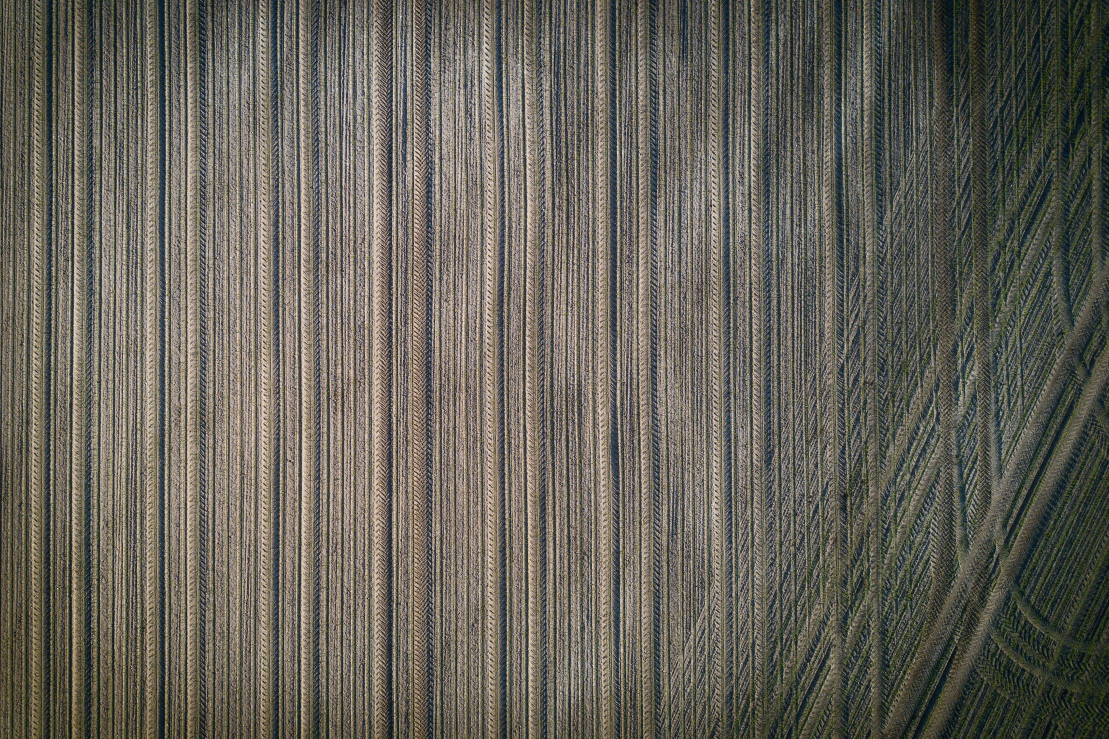
#> input picture i2.jpg, 3326 x 2217 px (shown at 1/3 size)
$ jupyter execute --allow-errors 'image swap.ipynb'
#> lines starting #> are read from the running program, lines starting #| are printed output that depends on the picture
[cell 1]
from PIL import Image

#> (a cell that did not finish here is left out)

#> (a cell that did not finish here is left out)

#> (a cell that did not finish here is left out)

#> (a cell that did not finish here is left out)

#> (a cell that did not finish here is left out)

#> (a cell that did not finish here is left out)

#> (a cell that did not finish here is left out)

[cell 9]
image_1 = Image.open('i2.jpg')
#> image_1 is the input picture: PIL image 3326x2217 RGB; mean R, G, B 102, 98.8, 89.3

[cell 10]
image_1.show()

[cell 11]
image_1 = Image.open('i2.jpg')
box =(130,50,600,600)
#> (the rest of this cell did not finish here and is left out)

#> (a cell that did not finish here is left out)

[cell 13]
im = Image.open('i2.jpg')
region = im.crop((130,50,600,600))
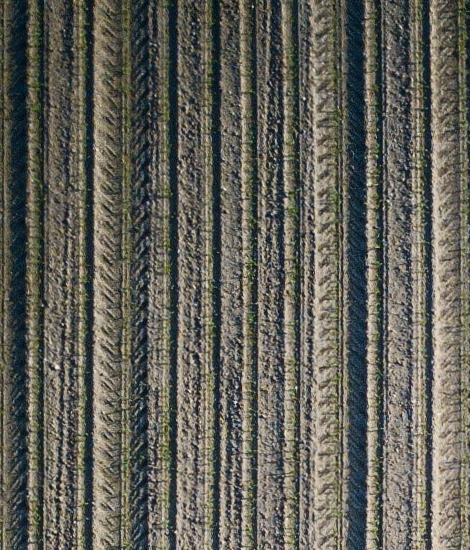
#> region: PIL image 470x550 RGB; mean R, G, B 97.9, 96.8, 88.1
region = region.resize((250,250))
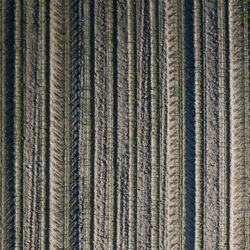
#> region: PIL image 250x250 RGB; mean R, G, B 97.9, 96.8, 88.1
region.show()

#> (a cell that did not finish here is left out)

[cell 15]
grid =  Image.open('i2.jpg')
grid.show()

#> (a cell that did not finish here is left out)

[cell 17]
grid.paste(region,(180,250))
grid.save("croped_swaped_2.png")

$ run again, with i3.jpg copied over i2.jpg
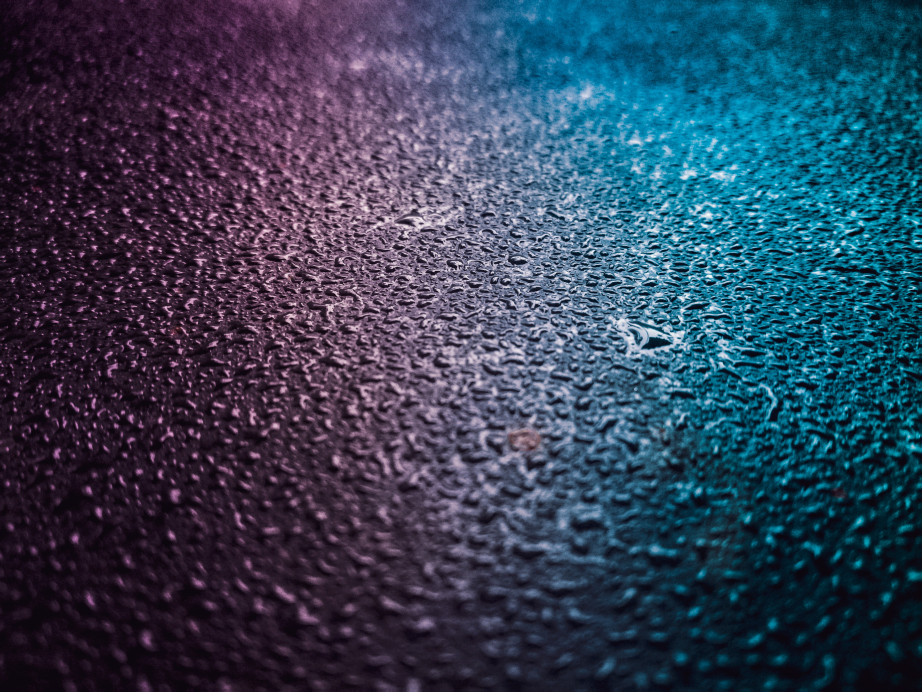
#> input picture i3.jpg, 4608 x 3456 px (shown at 1/5 size)
#> image_1 is the input picture: PIL image 4608x3456 RGB; mean R, G, B 49.3, 65, 87.1
#> `region = im.crop((130,50,600,600))`:
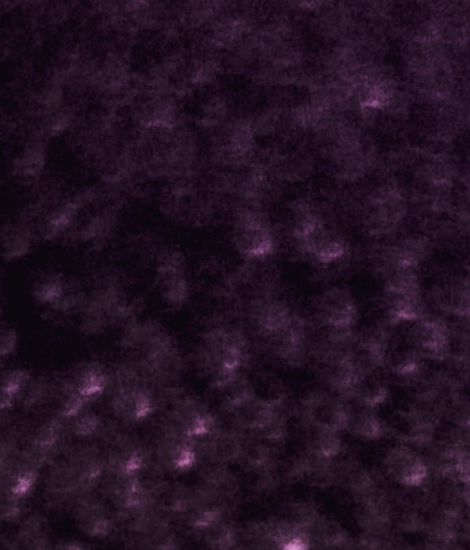
#> region: PIL image 470x550 RGB; mean R, G, B 36, 16.7, 36.3
#> `region = region.resize((250,250))`:
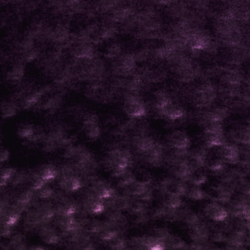
#> region: PIL image 250x250 RGB; mean R, G, B 36, 16.7, 36.3
